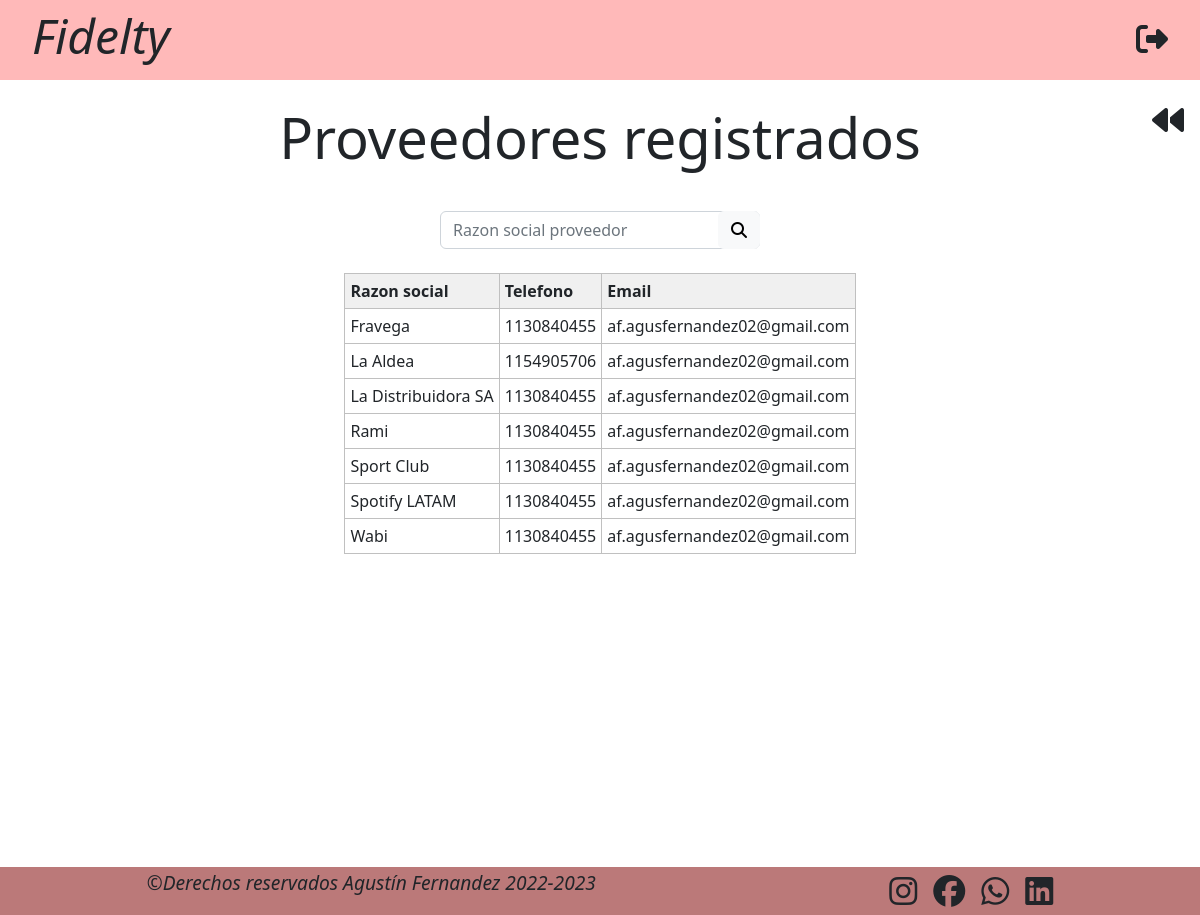
Page /proveedores_registrados.php (signed in) on the committed database.
### tables this page shows
CREATE TABLE `proveedores` (
  `id_proveedor` int(5) NOT NULL,
  `razon_social` varchar(100) NOT NULL,
  `telefono` varchar(20) NOT NULL,
  `email` varchar(200) NOT NULL
);

### proveedores_registrados.php (the view, shortened to what this page needs)
<!DOCTYPE html>
<html lang="en">
<head>
    <link href="https://cdn.jsdelivr.net/npm/bootstrap@5.2.1/dist/css/bootstrap.min.css" rel="stylesheet">
    <link rel="stylesheet" href="https://cdnjs.cloudflare.com/ajax/libs/toastr.js/latest/toastr.min.css">
    <link rel="stylesheet" href="css/styles_canjes.css">
</head>
<body>
    <header>
        <h2 class="display-5 text-center"><a href="index_admin.php">Fidelty</a></h2>
        <a href="php/funciones.php?session_destroy=true"><i class="fa-solid fa-right-from-bracket"></i></a>
    </header>
    <a class="go_back" href="index_admin.php">
        <i class="fa-solid fa-backward"></i>
    </a>
    <h1 class="display-4 text-center mt-4 mb-4">Proveedores registrados</h1>
    <main>
        <form class="searchbar_container" method="get" action="proveedores_registrados.php">
            <div class="searchbar">
                <input name="proveedor" type="text" class="form-control" placeholder="Razon social proveedor">
                <button type="submit" class="btn btn-light"><i class="fa-solid fa-magnifying-glass"></i></button>
            </div>
        </form>
        <table class="tabla mt-4">
                <?php
                include("php/conexion.php");
                if (isset($_GET['proveedor']) and $_GET['proveedor'] != '') {
                    $result = mysqli_query($conexion, "SELECT * FROM proveedores WHERE razon_social LIKE '%".$_GET['proveedor']."%' ORDER BY razon_social");
                } else {
                    $result = mysqli_query($conexion, "SELECT * FROM proveedores ORDER BY razon_social");
                }
                if( mysqli_num_rows($result)>0 ){
                    echo "
                    <caption></caption>
                        <thead>
                            <tr>
                                <th>Razon social</th>
                                <th>Telefono</th>
                                <th>Email</th>
                            </tr>
                        </thead>
                        <tbody>";
                    $row = mysqli_fetch_assoc($result);
                    while ($row) {
                        echo "
                            <tr>
                                <td>" . $row['razon_social'] . "</td>
                                <td>" . $row['telefono'] . "</td>
                                <td>" . $row['email'] . "</td>
                            </tr>
                        ";
                        $row = mysqli_fetch_assoc($result);
                    }
                    echo "</tbody>";
                } else {
                    echo "No hay proveedores registrados";
                }
                ?>
        </table>
    </main>
    <footer>
        <p class="footer_derechos">©Derechos reservados Agustín Fernandez 2022-2023</p>
        <div class="footer_redes">
            <a href="#"><i class="fa-brands fa-instagram"></i></a>
            <a href="#"><i class="fa-brands fa-facebook"></i></a>
            <a href="#"><i class="fa-brands fa-whatsapp"></i></a>
            <a href="#"><i class="fa-brands fa-linkedin"></i></a>
        </div>
    </footer>
</body>
</html>

### css/styles_canjes.css (style rules this page uses)
* { margin: 0; padding: 0; box-sizing: border-box; }
a, a:link, a:visited, a:hover, a:active { color: inherit; text-decoration: inherit; font-weight: inherit; }
body { margin: 0; padding: 0; height: 100%; }
main { min-height: calc(100vh - 8rem); padding-top: 1rem; display: flex; flex-direction: column; justify-content: flex-start; align-items: center; }
header { width: 100%; height: 5rem; background-color: #ffb9b9; display: flex; justify-content: space-between; align-items: center; padding-left: 2rem; padding-right: 2rem; }
header h2 { font-style: italic; }
header i { font-size: 2rem; cursor: pointer; }
footer { width: 100%; height: 3rem; background-color: #bb7979; display: flex; justify-content: space-around; align-items: center; }
.footer_derechos { font-size: 1.2rem; font-style: italic; }
.footer_redes { font-size: 2rem; display: flex; gap: 1rem; }
.go_back { margin-top: 1rem; margin-left: 1rem; margin-bottom: 1rem; font-size: 2rem; display: flex; flex-direction: row-reverse; align-items: center; gap: 1rem; position: fixed; top: 5rem; right: 1rem; font-size: 2rem; }
.tabla { border: 1px solid #C0C0C0; border-collapse: collapse; padding: 5px; margin-left: auto; margin-right: auto; width: auto; }
.tabla th { border: 1px solid #C0C0C0; padding: 5px; background: #F0F0F0; }
.tabla td { border: 1px solid #C0C0C0; padding: 5px; }
.searchbar_container { width: 20rem; height: auto; margin-left: auto; margin-right: auto; align-self: start; }
.searchbar { position: relative; }
.searchbar button { position: absolute; right: 0; top: 0; }

### rows in the picture
proveedores: razon_social "Fravega", telefono "1130840455", email "af.agusfernandez02@gmail.com"
proveedores: razon_social "La Aldea", telefono "1154905706", email "af.agusfernandez02@gmail.com"
proveedores: razon_social "La Distribuidora SA", telefono "1130840455", email "af.agusfernandez02@gmail.com"
proveedores: razon_social "Rami", telefono "1130840455", email "af.agusfernandez02@gmail.com"
proveedores: razon_social "Sport Club", telefono "1130840455", email "af.agusfernandez02@gmail.com"
proveedores: razon_social "Spotify LATAM", telefono "1130840455", email "af.agusfernandez02@gmail.com"
proveedores: razon_social "Wabi", telefono "1130840455", email "af.agusfernandez02@gmail.com"
